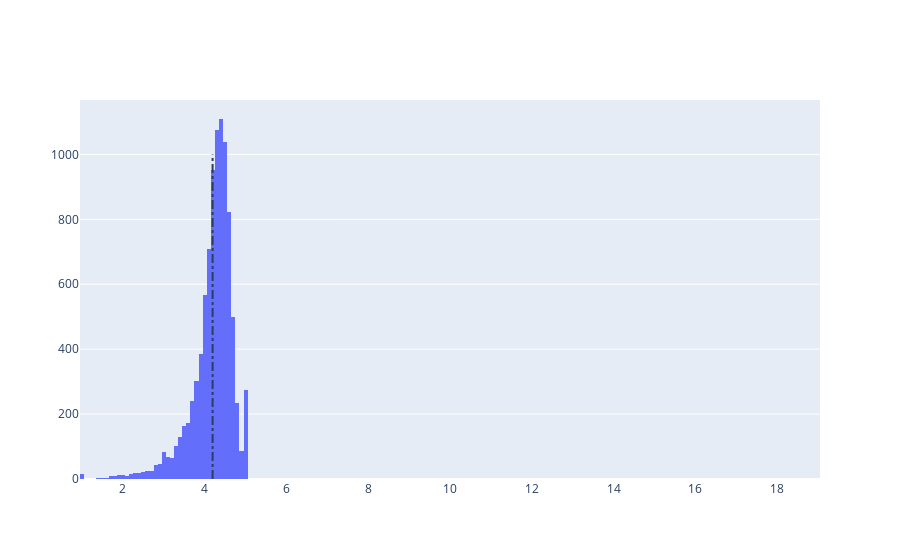

The cell this chart's notebook holds for it:
### Code cell
# Average rating of apps
avg_app_rating = apps['Rating'].mean()
print('Average app rating = ', avg_app_rating)

# Distribution of apps according to their ratings
data = [go.Histogram(
        x = apps['Rating']
)]

# Vertical dashed line to indicate the average app rating
layout = {'shapes': [{
              'type' :'line',
              'x0': avg_app_rating,
              'y0': 0,
              'x1': avg_app_rating,
              'y1': 1000,
              'line': { 'dash': 'dashdot'}
          }]
          }

plotly.offline.iplot({'data': data, 'layout': layout})

### Figure 1 — Plotly figure (JSON) as saved in the notebook; plotly's stock layout.template omitted (floating-point values rounded to 4 significant figures; data arrays with more than 128 entries replaced by an {"elided": "..."} marker saying what was removed)
{"data": [{"type": "histogram", "x": {"elided": "10841 float values"}}], "layout": {"shapes": [{"line": {"dash": "dashdot"}, "type": "line", "x0": 4.193, "x1": 4.193, "y0": 0, "y1": 1000}]}}
